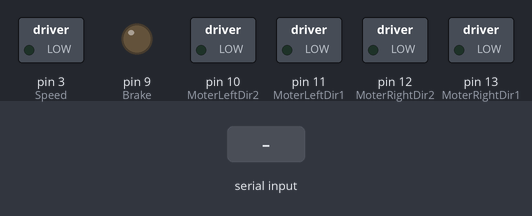
Simulated run of this sketch. Board: Arduino Mega 2560, built with avr-gcc and run on an emulated ATmega2560. On the bench: switched loads named in the sketch (green lamp = pin HIGH), output pins drawn as LEDs (lit = HIGH). Inputs (shaded band) come from the test bench.

Above: at 1.2 s.
1.3 s: "0" received over Serial
At 1.9 s:
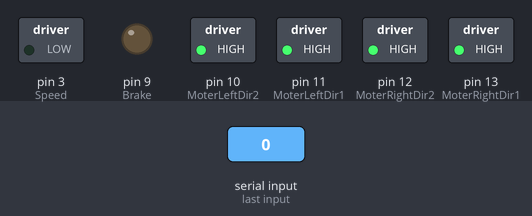
2.8 s: "3" received over Serial
At 4.0 s:
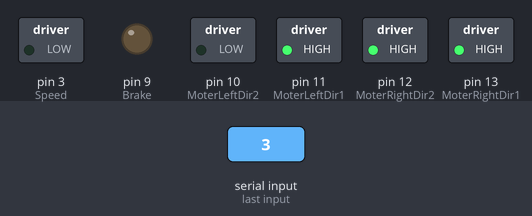
4.3 s: "4" received over Serial
At 5.3 s:
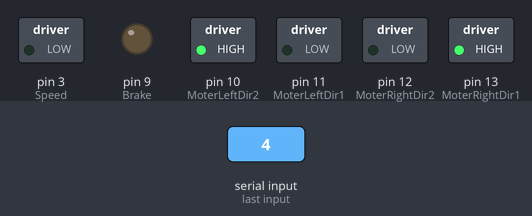
5.8 s: "1" received over Serial
At 6.5 s:
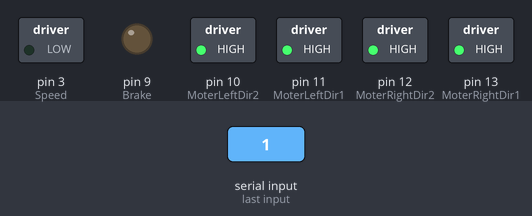
7.3 s: "2" received over Serial
At 7.6 s:
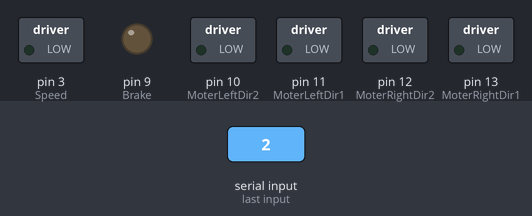
Timing chart, 0 to 9.8 s (numbered marks = the images above; inputs shaded):
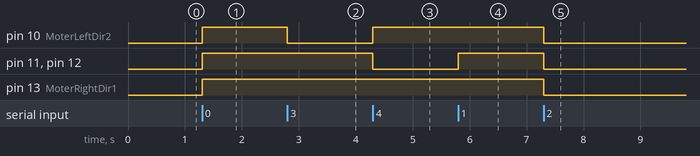

The sketch:

Motor.ino
```cpp
#if defined(ARDUINO) && ARDUINO >= 100
#include "Arduino.h"
#define print1Byte(args) Serial1.write(args)
#define print1lnByte(args)  Serial1.write(args),Serial1.println()
#else
#include "WProgram.h"
#define print1Byte(args) Serial1.print(args,BYTE)
#define print1lnByte(args)  Serial1.println(args,BYTE)
#endif

//Set Directions of motor
int MoterRightDir1 = 13;
int MoterRightDir2 = 12;
int MoterLeftDir1 = 11;
int MoterLeftDir2 = 10;
//Save Motor Status
int motorStatus = 0;
int period = 100;
int Speed = 3; //Set speed of motor value of 0 to 255 analog
int Brake = 9; // Brake for motor usually unused so I always let sit 0


void goStraight30()  {
    digitalWrite(MoterRightDir1, HIGH);
    digitalWrite(MoterRightDir2, HIGH);
    digitalWrite(MoterLeftDir1, HIGH);
    digitalWrite(MoterLeftDir2, HIGH);
    delay(period * 0.3);
    goStop();
    delay(period * 0.7);
}

void goStraight50()  {
    digitalWrite(MoterRightDir1, HIGH);
    digitalWrite(MoterRightDir2, HIGH);
    digitalWrite(MoterLeftDir1, HIGH);
    digitalWrite(MoterLeftDir2, HIGH);
    delay(period * 0.5);

}

void goStraight(){
    digitalWrite(MoterRightDir1, HIGH);
    digitalWrite(MoterRightDir2, HIGH);
    digitalWrite(MoterLeftDir1, HIGH);
    digitalWrite(MoterLeftDir2, HIGH);
}

void goStop(){
    digitalWrite(MoterRightDir1, LOW);
    digitalWrite(MoterRightDir2, LOW);
    digitalWrite(MoterLeftDir1, LOW);
    digitalWrite(MoterLeftDir2, LOW);
}

void goLeft(){
    digitalWrite(MoterRightDir1, HIGH);
    digitalWrite(MoterRightDir2, HIGH);
    digitalWrite(MoterLeftDir1, HIGH);
    digitalWrite(MoterLeftDir2, LOW);
}

void goRight(){
    digitalWrite(MoterRightDir1, HIGH);
    digitalWrite(MoterRightDir2, LOW);
    digitalWrite(MoterLeftDir1, LOW);
    digitalWrite(MoterLeftDir2, HIGH);
}

void serialEvent() {
    while(Serial.available()) {
        char a = (char)Serial.read();
        if (a == '0') {
            motorStatus = 0;
            goStraight();
        }
        else if  (a == '1') {
            motorStatus = 1;
            goStraight50();
        }
        else if  (a == '2') {
            motorStatus = 2;
            goStop();
        }
        else if  (a == '3') {
            motorStatus = 3;
            goLeft();
        }
        else if  (a == '4') {
            motorStatus = 4;
            goRight();
        }
        else if  (a == '5') {
            motorStatus = 5;
            goStraight30();
        }
    }
}

void setup() {
    // This defines the speed of arduino serial
    Serial.begin(115200);
    Serial1.begin(115200);
    // These set modes of pins
    pinMode(MoterRightDir1, OUTPUT);
    pinMode(MoterRightDir2, OUTPUT);
    pinMode(MoterLeftDir1, OUTPUT);
    pinMode(MoterLeftDir2, OUTPUT);
    pinMode(Speed, OUTPUT);
    pinMode(Brake, OUTPUT);
    // Ininitalizes pins. Not moving
    digitalWrite(MoterRightDir1, LOW);
    digitalWrite(MoterRightDir2, LOW);
    digitalWrite(MoterLeftDir1, LOW);
    digitalWrite(MoterLeftDir2, LOW);
    digitalWrite(Brake, LOW);
    // analogWrite(Speed, 0);
}

void loop() {

}
```

Measured:
- after the input at 1.3 s, pin 10 (MoterLeftDir2), pin 11 (MoterLeftDir1), pin 12 (MoterRightDir2), pin 13 (MoterRightDir1): LOW → HIGH at once
- after the input at 2.8 s, pin 10 (MoterLeftDir2): HIGH → LOW at once
- after the input at 4.3 s, pin 10 (MoterLeftDir2): LOW → HIGH at once; pin 11 (MoterLeftDir1), pin 12 (MoterRightDir2): HIGH → LOW at once
- after the input at 5.8 s, pin 11 (MoterLeftDir1), pin 12 (MoterRightDir2): LOW → HIGH at once
- after the input at 7.3 s, pin 10 (MoterLeftDir2), pin 11 (MoterLeftDir1), pin 12 (MoterRightDir2), pin 13 (MoterRightDir1): HIGH → LOW at once
